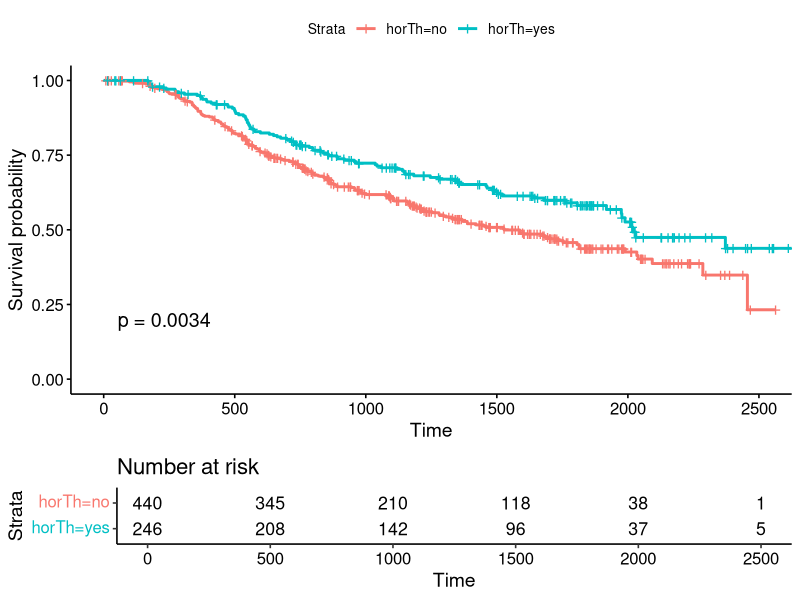
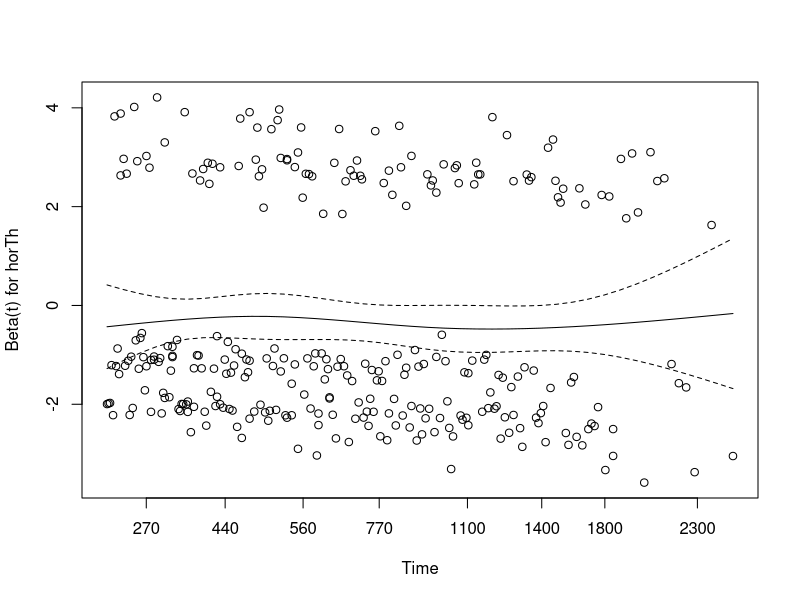

Write R code to recreate these figures, in order.
install.packages("TH.data")
library(TH.data)
data("GBSG2", package = "TH.data")

# 1. Data Summary
dim(GBSG2)      ## 686 x 10
str(GBSG2)
summary(GBSG2)
table(GBSG2$cens)     ## 0 = 删失； 1 = 复发事件                    
table(GBSG2$horTh)    ## 激素治疗分组人数
table(GBSG2$tgrade)   ## 肿瘤分级分布

# 2. Research Questions
## Q1: What is the effect of hormone therapy on recurrence-free survival?
  ## Clue: (Does KM Curve fork? Univariate HR = , p = )
  ## Proposed Method: Cox PH, adjust
  ## Checkpoint: HR/95%CI/p-value/PH inspection
### 2.1.1 KM Curve：按激素治疗分组，看两条曲线分不分叉
library(survival)
library(survminer)

fit_km <- survfit(Surv(time, cens) ~ horTh, data = GBSG2)
summary(fit_km)
ggsurvplot(fit_km, pval = TRUE, risk.table = TRUE)

### 2.1.2 Univariable Scanning
vars <- c("age", "tsize", "pnodes", "estrec", "progrec", "menostat", "tgrade")
for (v in vars) {
  cat("=====", v, "=====\n")
  f <- as.formula(paste("Surv(time, cens) ~", v))
  print(summary(coxph(f, data = GBSG2))$coefficients[, c("exp(coef)", "Pr(>|z|)")])
}

## 2.2 Main Analysis: Multivariate Cox + PH Hypothetical Diagnosis
### 2.2.1 Multivariate Cox：horTh adjusted with all covariates
m2 <- coxph(Surv(time, cens) ~ horTh + age + tsize + pnodes +
              estrec + progrec + menostat + tgrade, data = GBSG2)
summary(m2)   #### coef / exp(coef)=HR / se / z / p

hr_ci <- cbind(exp(coef(m2)), exp(confint(m2)))   #### HR 与 95% CI
colnames(hr_ci) <- c("HR", "CI_low", "CI_high")
round(hr_ci, 3)

zph <- cox.zph(m2)    #### PH Hypothesis Test（Schoenfeld Residual）
print(zph)
plot(zph, var = "horTh")   #### Residual trend chart of horTh

## Q2: 
summary(coxph(Surv(time, cens) ~ horTh, data = GBSG2))  
### horTh Univariate HR → original or adjusted = amplitude of mixing
cor(GBSG2$estrec, GBSG2$progrec, method = "spearman")   
### estrec↔progrec related → multicollinearity hypothesis

## Q4: Sensitivity Analysis：Stratification of covariates of PH violations,
## Verifying the robustness of horTh HR
m_strat <- coxph(Surv(time, cens) ~ horTh + age + tsize + pnodes +
                   estrec + progrec + strata(menostat, tgrade), data = GBSG2)
summary(m_strat)

## Q3：'tgrade' Comparison of Encoding Methods (Linear vs. Factor vs. Orthogonal Polynomial)
GBSG2$tgrade_num <- as.numeric(GBSG2$tgrade)
base <- "Surv(time, cens) ~ horTh + age + tsize + pnodes + estrec + progrec + menostat + "

m_lin  <- coxph(as.formula(paste0(base, "tgrade_num")), data = GBSG2)
m_fac  <- coxph(as.formula(paste0(base, "tgrade")), data = GBSG2)
m_poly <- coxph(as.formula(paste0(base, "poly(as.numeric(tgrade), 2)")), data = GBSG2)

### Three Model Fits (AIC: Lower is Better)
c(linear_AIC = AIC(m_lin), factor_AIC = AIC(m_fac), poly_AIC = AIC(m_poly))

### Linear against Factor (nested model likelihood ratio test 
###s.t. significant indicating linear coding loss information)
anova(m_lin, m_fac)

## Q5: Survival Random Forest against Cox (C-index)
library(ranger)

set.seed(42)
rf_fit <- ranger(Surv(time, cens) ~ horTh + age + tsize + pnodes +
                   estrec + progrec + menostat + tgrade,
                 data = GBSG2,
                 num.trees = 500,
                 respect.unordered.factors = TRUE,
                 importance = "permutation")

### prediction.error in Survival Model = 1 - Harrell's C（OOB Consistency）
c_rsf <- 1 - rf_fit$prediction.error
cat("ranger OOB C-index =", round(c_rsf, 3), "（Cox 的 C-index = 0.692）\n")

### Variable Importance
print(round(importance(rf_fit), 4))
